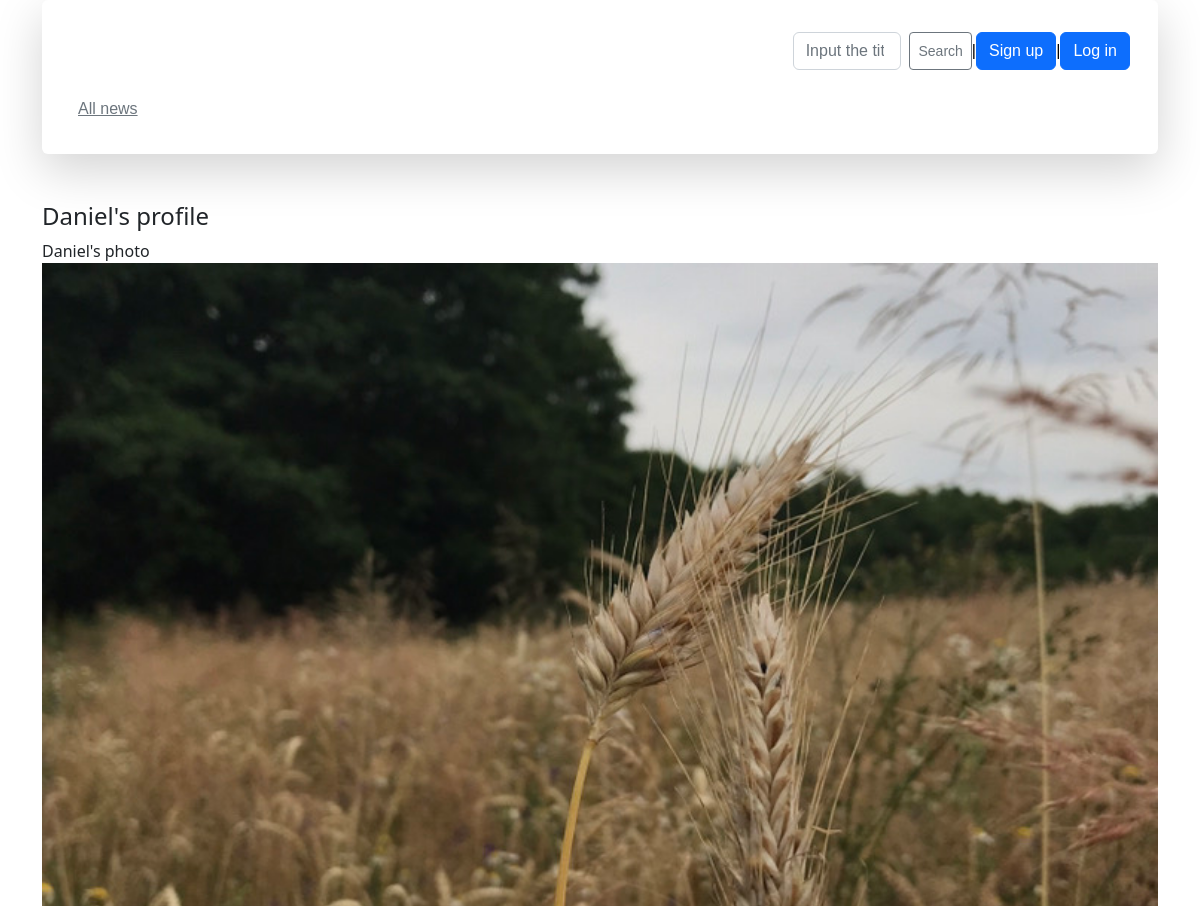
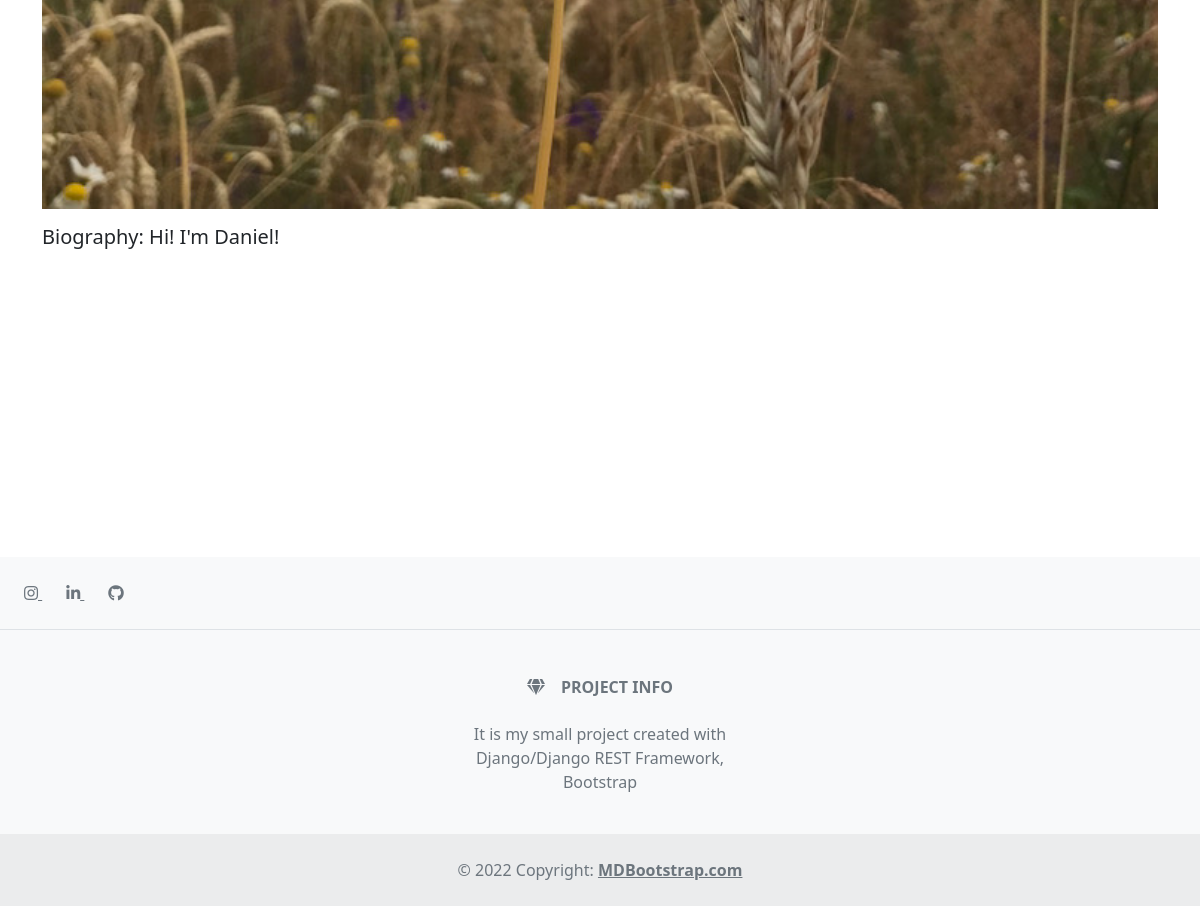
The app's page /account/user_profile/2 with its own data (2 pictures, top to bottom).
### blog/models.py (models this page shows, shortened)
class Profile(models.Model):
    user = models.OneToOneField(User, null=True, on_delete=models.SET_NULL)
    biography = models.TextField(blank=True, null=True)
    photo = models.ImageField(blank=True, upload_to=f"profile/", null=True)

### account/views.py (the view)
# urls.py: path('user_profile/<int:user_id>', get_profile, name='get_user_profile')
def get_profile(request, user_id):
    user = User.objects.get(pk=user_id)
    profile = Profile.objects.get(user=User.objects.get(pk=user_id))
    return render(request, 'account/user_profile.html', {'profile': profile})

### templates/account/user_profile.html
{% extends 'blog/base.html' %}
{% block content %}
<div style="margin-top: 20px; margin-bottom: 300px;">
    <h4>{{ profile.user.username}}'s profile</h4>
    {% if profile.photo %}
    {{ profile.user.username}}'s photo
    <p><img class="card-img-top" alt="Thumbnail [100%x225]" src="{{ profile.photo.url }}" data-holder-rendered="true"></p>
    {% endif %}
    {% if profile.biography %}
    <div class="input-group mb-3"><h5>Biography: {{ profile.biography }}</h5></div>
    {% endif %}
</div>
{% endblock %}

### records on screen
Profile: user.username "Daniel", photo (picture), biography "Hi! I'm Daniel!"
